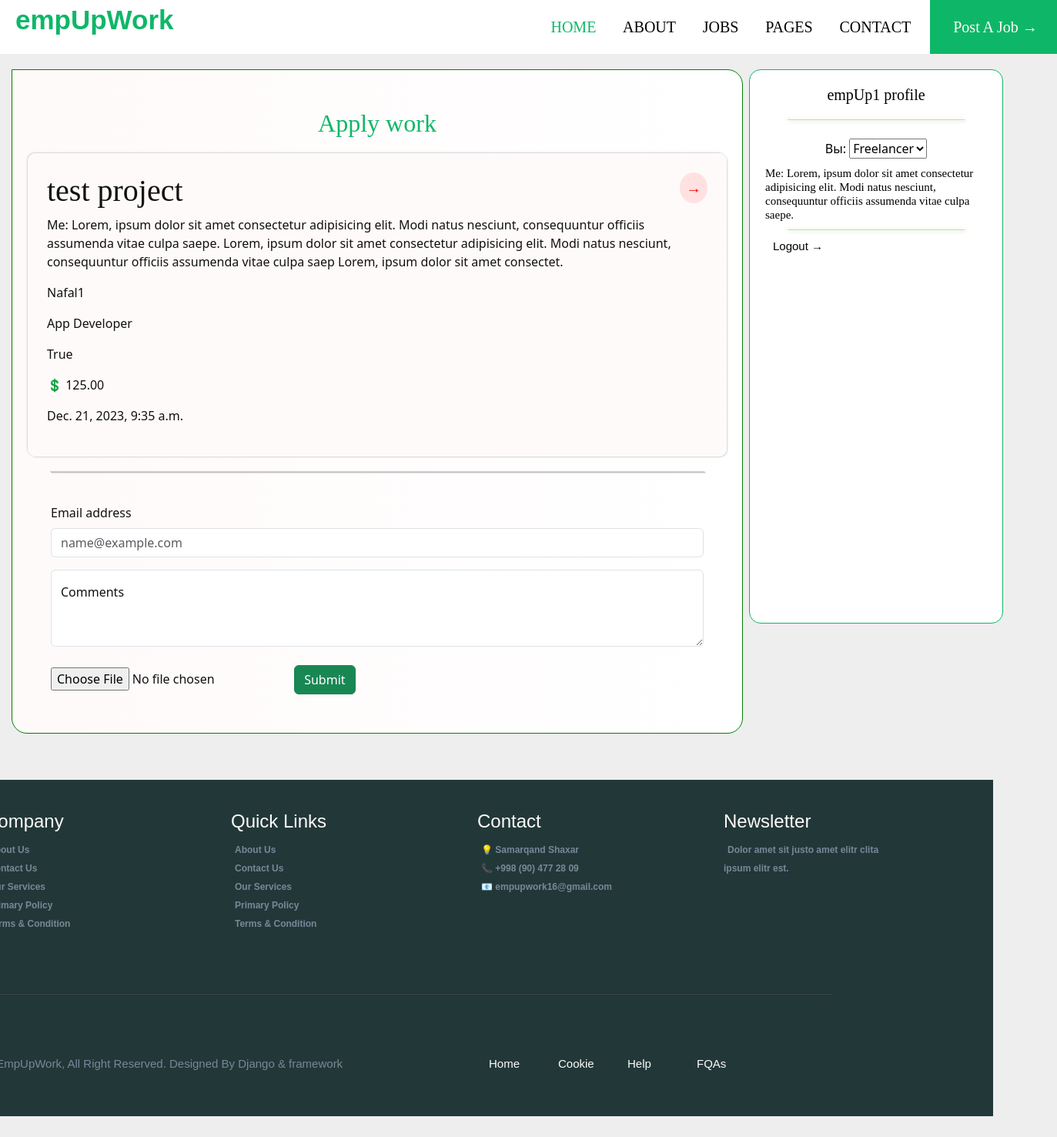
Page /jobs/work_details/3 (signed in) on the committed database.
### books/models.py (models this page shows, shortened)
class Books(models.Model):
    title: str = models.CharField(max_length=100)
    description: str = models.TextField(max_length=500)
    author: User = models.ForeignKey(User, on_delete=models.SET_NULL,
                                     null=True, blank=True)
    genre: str = models.CharField(max_length=25)
    is_available: bool = models.BooleanField(default=True)
    price: float = models.DecimalField(max_digits=5, decimal_places=2)
    created: datetime = models.DateTimeField(auto_now_add=True)
    image = models.ImageField(
        default='books/book_default_img.png', upload_to="books")
    objects = models.Manager()  # default
    c_objects = BooksManager()  # custom manager

### books/views.py (the view)
# urls.py: path("work_details/<int:pk>", BookDetailsView.as_view(), name="book_details"),
class BookDetailsView(DetailView):
    modal = Books
    template_name = 'jobs_details.html'
    def get_queryset(self):
        return Books.objects.filter(id=self.kwargs['pk'])

### books/templates/jobs_details.html (shortened to what this page needs)
{% extends 'base.html' %}
{% load django_bootstrap5 %}
{% load static %}
{% block content %}
<div class="grid">
  <div class="container">
    <h2 class="cen_h3">Apply work</h2>
    <div class="main">
      <h1>
        {{ object.title }}
        <span class="back"><a href="{% url 'books_view' %}">→</a></span>
      </h1>
      <p>{{ object.description }}</p>
      <p>{{ object.author }}</p>
      <p>{{ object.genre }}</p>
      <p>{{ object.is_available }}</p>
      <p>💲 {{ object.price }}</p>
      <p>{{ object.created }}</p>
    </div>
    <hr style="width: 850px;">
    <br />
    <div class="mb-3">
      <label for="exampleFormControlInput1" class="form-label">Email address</label>
      <input type="email" class="form-control" id="exampleFormControlInput1" placeholder="name@example.com" />
    </div>
    <div class="form-floating">
      <textarea class="form-control" placeholder="Leave a comment here" id="floatingTextarea2" style="height: 100px"></textarea>
      <label for="floatingTextarea2">Comments</label>
    </div>
    <br />
    <input type="file" name="file" />
    <a href="" class="btn btn-success">Submit</a>
  </div>
  <div>
    <div class="ch_2">
      <h1><a class="profile" href="{% url 'profile' %}">{{ user.username }} profile</a></h1>
      <hr />
      <div class="select-wrapper">
        <br />
        <label for="type" class="select-label"><span>Вы:</span></label>
        <select id="type" name="type">
          <option value="freelancer">Freelancer</option>
        </select>
      </div>
      <h2 class="me">Me: Lorem, ipsum dolor sit amet consectetur adipisicing elit. Modi natus nesciunt, consequuntur officiis assumenda vitae culpa saepe.</h2>
      <hr />
      <a href="{% url 'logout' %}" class="logout">Logout →</a>
    </div>
  </div>
</div>
{% endblock %}

### static/css/base.css (style rules this page uses)
* { padding: 0; margin: 0; box-sizing: border-box; transition: 0.2s ease-out; }
body { background-color: #eee; color: #111; }
h1, h2 { font-family: 'Fino', serif; }
.end b, h4, p { cursor: pointer; }
hr { box-shadow: 1px 1px 1px gray, -1px -1px 1px rgb(46, 45, 45); width: 1200px; }
* { margin: 0; padding: 0; box-sizing: border-box; transition: 0.3s; }

### static/css/navbar.css (style rules this page uses)
* { margin: 0; padding: 0; box-sizing: border-box; transition: 0.3s; }

### books/templates/jobs_details.html (style rules this page uses)
.container { background-image: linear-gradient(to right, snow, white); border-radius: 0 20px 20px 20px; padding: 50px; border: 1px solid green; margin: 10px -55px; width: 950px; }
.main { border-radius: 10px; padding: 25px; background-image: linear-gradient(to right, snow, snow); box-shadow: 1px 1px 2px lightgray, -1px -1px 2px lightgrey; margin: 20px -30px; }
.grid { display: grid; grid-template-columns: repeat(2, 1fr); gap: 13px; }
.ch_2 { width: 330px; height: 720px; background-color: white; border: 0.3px solid rgb(14, 183, 104); color: black; margin: 10px 50px; border-radius: 15px; text-align: center; }
.ch_2 h1, a { font-family: Georgia, 'Times New Roman', Times, serif; font-size: 20px; }
.ch_2 h1, .profile { text-decoration: none; color: black; margin: 20px 30px; }
.ch_2 hr { width: 230px; margin: 0 auto; background-color: green; color: green; box-shadow: 2px 2px 4px green, -2px -2px 4px orange; }
.ch_2 .me { font-family: Georgia, 'Times New Roman', Times, serif; font-size: 15px; margin: 10px 20px; text-align: left; }
.ch_2 .logout { text-decoration: none; color: black; font-family: 'Lucida Sans', 'Lucida Sans Regular', 'Lucida Grande', 'Lucida Sans Unicode', Geneva, Verdana, sans-serif; font-size: 15px; margin: 10px 30px; float: left; }
.cen_h3 { text-align: center; color: rgb(14, 183, 104); font-family: 'Times New Roman', Times, serif; }
.back { float: right; background-color: rgba(255, 0, 0, 0.1); border-radius: 50%; padding: 8px; font-size: 20px; }
.back a { color: red; font-size: 20px; text-decoration: none; }

### rows in the picture
Books: title "test project", description "Me: Lorem, ipsum dolor sit amet consectetur adipisicing elit. Modi natus nesciunt, consequuntur officiis assumenda vitae culpa saepe. Lorem, ipsum dolor sit amet consectetur adipisicing elit. Modi natus nesciunt, consequuntur officiis assumenda vitae culpa saep Lorem, ipsum dolor sit amet consectet.", author "Nafal1", genre "App Developer", is_available "True", price "125.00", created "Dec. 21, 2023, 9:35 a.m."

### other values in the picture
{{ user.username }} "empUp1"
